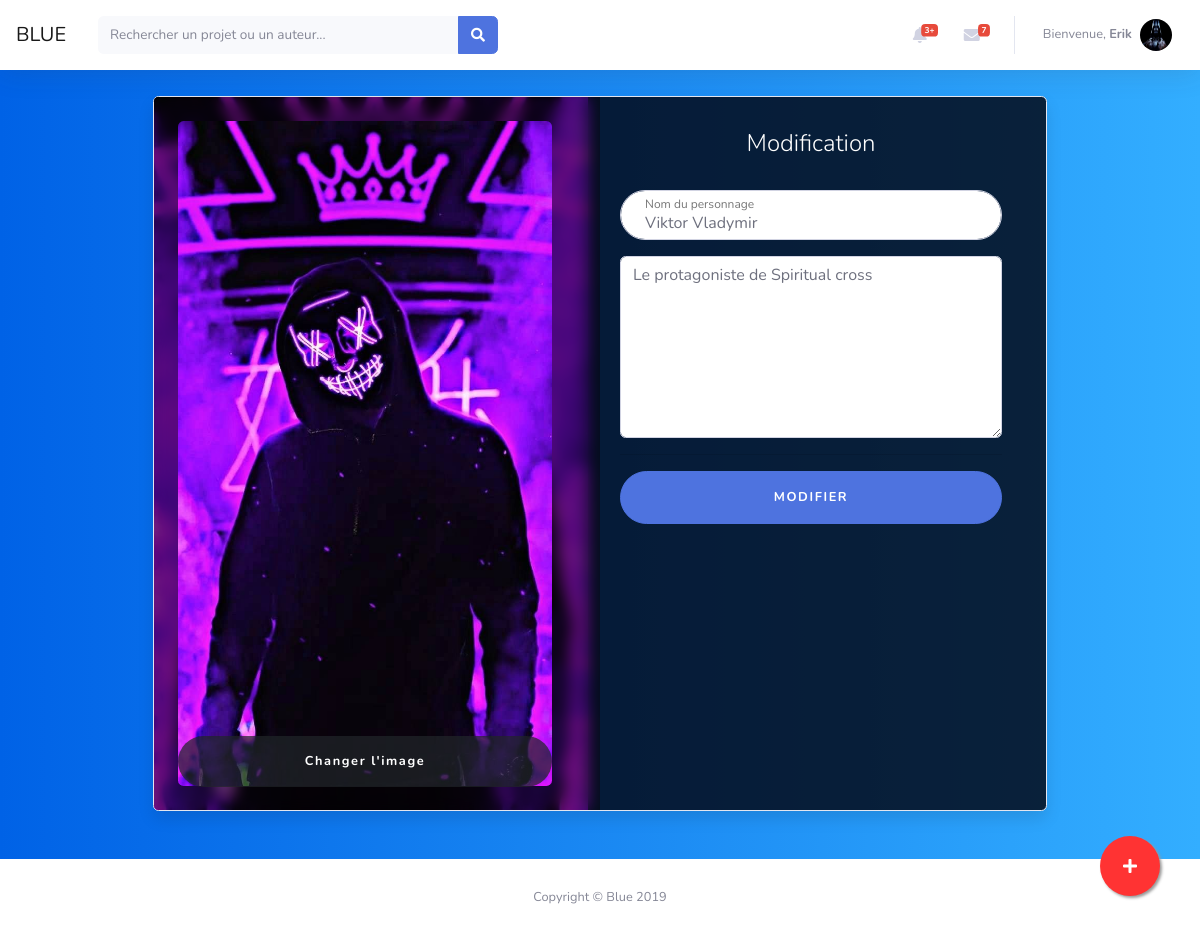
Screenshot of /personnage.php?id=9 (signed in) with the database file from the repository.
### tables this page shows
CREATE TABLE `personnage` (
  `id_personnage` int(11) NOT NULL,
  `nom_personnage` varchar(30) DEFAULT NULL,
  `description_personnage` text DEFAULT NULL,
  `image_personnage` varchar(100) DEFAULT NULL
);

### personnage.php (the view, shortened to what this page needs)
<?php
include "INCLUSION/header.php";
include "TRAITEMENT/connexion.php";
$requete = $bdd->prepare('SELECT * FROM personnage WHERE id_personnage = :id');
$requete->execute(array('id' => $_GET['id']));
$donnee = $requete->fetch();
?>
<div id="modification" class="row">
    <div class="col-lg-10 col-xl-9 mx-auto">
        <div class="card card-signin flex-row my-5" style="background-color: rgba(0, 0, 10, 0.8);">
            <form class="form-signin row" action="TRAITEMENT/modification.php" method="POST" enctype="multipart/form-data">
                <div class="card-img-left d-none d-md-flex col-md-6" style="background-image: url('<?php echo "IMAGES/PERSONNAGES/" . $donnee['image_personnage'] ?>');">
                    <div class="profile-img container align-self-center" style=" z-index:1;">
                        <br />
                        <?php if ($donnee['image_personnage'] != "") { ?>
                            <img class="avatar rounded img-fluid" src="IMAGES/PERSONNAGES/<?php echo $donnee['image_personnage']; ?>" alt="<?php echo $donnee['image_personnage']; ?>" />
                        <?php } else { ?>
                            <img class="avatar rounded img-fluid" src="IMAGES/PROFILS/STAND.jpg" alt="image par defaut" />
                        <?php } ?>
                        <div class="file btn btn-lg btn-primary">
                            Changer l'image
                        </div>
                    </div>
                </div>
                <div class="card-body col-md-6">
                    <h5 class="card-title text-center" style="color:white;">
                        Modification
                    </h5>
                    <div class="form-label-group">
                        <input type="text" id="personnage" class="form-control" placeholder="nom du personnage" name="nom" value="<?php echo $donnee['nom_personnage']; ?>" required />
                        <label for="personnage">Nom du personnage</label>
                    </div>
                    <div class="form-label-group">
                        <textarea type="text" rows="7" class="form-control" placeholder="description du personnage..." name="description"><?php echo $donnee['description_personnage']; ?></textarea>
                    </div>
                    <hr />
                    <button class="btn btn-lg btn-primary btn-block text-uppercase" type="submit">Modifier</button>
                </div>
            </form>
        </div>
    </div>
</div>
<?php
include "INCLUSION/footer.php";
?>

### CSS/MyStyle.css (style rules this page uses)
body { background-color: powderblue; }
.profile-img { text-align: center; }
.profile-img img { width: 100%; }
.profile-img .file { position: relative; overflow: hidden; margin-top: -20%; width: 100%; border: none; border-radius: 0; font-size: 15px; background: #212529b8; }
:root { --input-padding-x: 1.5rem; --input-padding-y: .75rem; }
body { background: #007bff; background: linear-gradient(to right, #0062E6, #33AEFF); }
.card-signin { border: 0; border-radius: 1rem; box-shadow: 0 0.5rem 1rem 0 rgba(0, 0, 0, 0.1); overflow: hidden; }
.card-signin .card-title { margin-bottom: 2rem; font-weight: 300; font-size: 1.5rem; }
.card-signin .card-img-left { width: 45%; background: scroll center url('../IMAGES/giphy.gif'); background-size: cover; }
.card-signin .card-body { padding: 2rem; }
.form-signin { width: 100%; }
.form-signin .btn { font-size: 80%; border-radius: 5rem; letter-spacing: .1rem; font-weight: bold; padding: 1rem; transition: all 0.2s; }
.form-label-group { position: relative; margin-bottom: 1rem; }
.form-label-group input { height: auto; border-radius: 2rem; }
.form-label-group>input, .form-label-group>label { padding: var(--input-padding-y) var(--input-padding-x); }
.form-label-group>label { position: absolute; top: 0; left: 0; display: block; width: 100%; margin-bottom: 0; line-height: 1.5; color: #495057; border: 1px solid transparent; border-radius: .25rem; transition: all .1s ease-in-out; }
.form-label-group input::placeholder { color: transparent; }
.form-label-group input:not(:placeholder-shown) { padding-top: calc(var(--input-padding-y) + var(--input-padding-y) * (2 / 3)); padding-bottom: calc(var(--input-padding-y) / 3); }
.form-label-group input:not(:placeholder-shown)~label { padding-top: calc(var(--input-padding-y) / 3); padding-bottom: calc(var(--input-padding-y) / 3); font-size: 12px; color: #777; }

### rows the page displays
personnage: image_personnage (picture), nom "Viktor Vladymir", description "Le protagoniste de Spiritual cross"

### other values shown
$_SESSION['pseudo'] "Erik"
